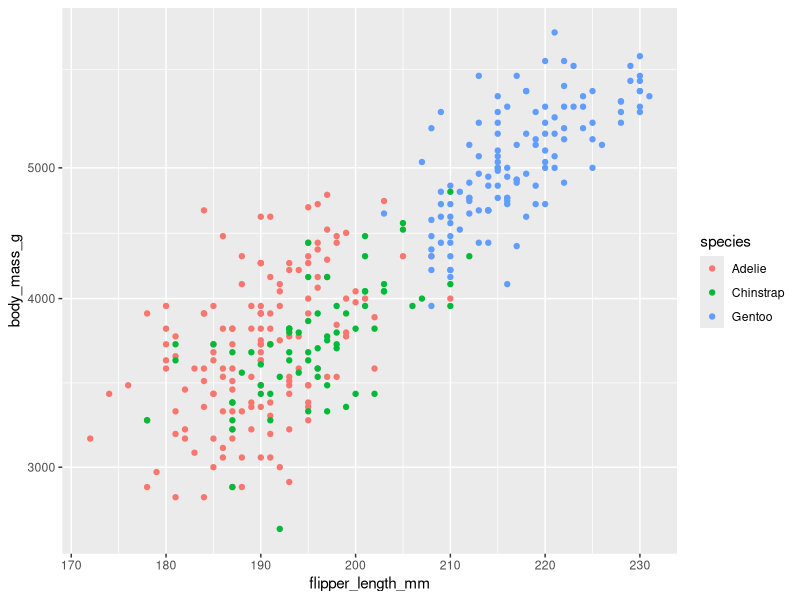
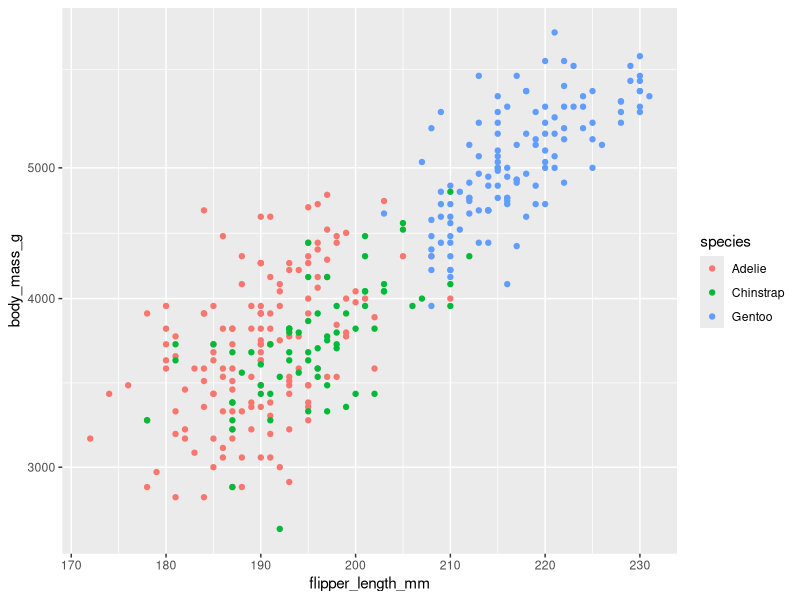

R code for these plots, in order:

            library(ggplot2)
            library(palmerpenguins)
            built_answer <- tryCatch(
                {
                    set.seed(42)
                    ggplot(penguins, aes(x = flipper_length_mm, y = body_mass_g, colour = species)) + geom_point() + scale_y_log10()
                    suppressWarnings(
                        if (!file.exists("/sandbox/figures/body-mass_flipper-length_scatter_log_scale_answer.png")) {
                            ggsave(
                                width = 3,
                                height = 3,
                                "/sandbox/figures/body-mass_flipper-length_scatter_log_scale_answer.png"
                            )
                        }
                    )
                    suppressWarnings(
                        ggplot_build(last_plot())
                    )
                },
                error = function(e) {
                    'ERROR'
                }
            )
            built_submission <- tryCatch(
                {
                    set.seed(42)
                    ggplot(data = penguins, aes(x = flipper_length_mm, y = body_mass_g, color = species)) +
  geom_point() +
  scale_y_log10()
                    suppressWarnings(
                        ggsave(
                            width = 3,
                            height = 3,
                            "figures/body-mass_flipper-length_scatter_log_scale_submission_gemini.png"
                        )
                    )
                    suppressWarnings(
                        ggplot_build(last_plot())
                    )
                },
                error = function(e) {
                    'ERROR'
                }
            )
            cat(isTRUE(all.equal(built_answer, built_submission)))
        
